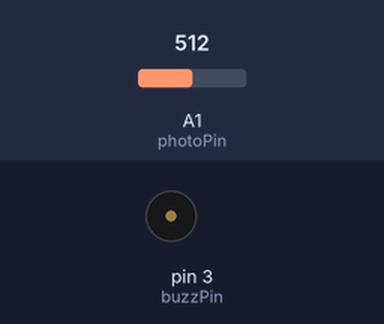
A sketch run on a simulated Arduino Uno, built with avr-gcc and run on an emulated ATmega328P. On the bench: buzzer (waves = sounding). The inputs (shaded band) are chosen by the test bench; at power-on: A1 (photoPin) = 512. What the sketch prints to the serial monitor is not drawn.

Above: at 0.01 s.
At 1.2 s:
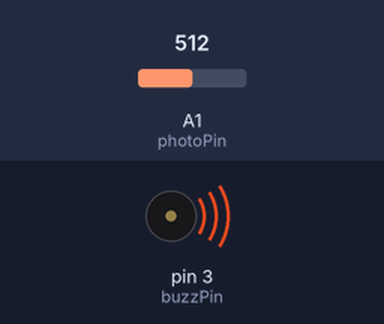
1.3 s: A1 (photoPin) set to 1023
At 2.1 s:
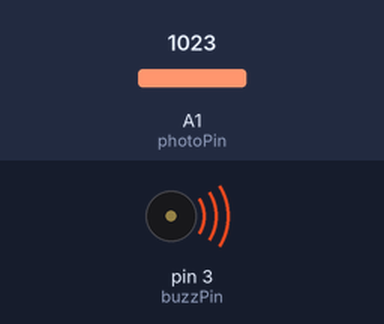
Timing chart, 0 to 4.3 s (numbered marks = the images above; inputs shaded):
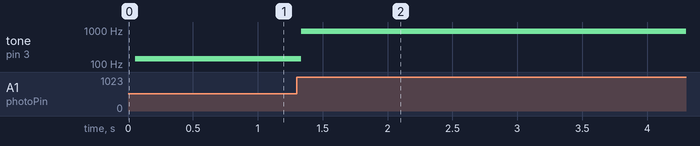

Measured:
- after the input at 1.3 s, tone on pin 3 (buzzPin): 145 Hz → 907 Hz at once

The sketch:

photoBuzz.ino.ino
```cpp
int photoPin = A1;
int photoVal;
float volt;
int buzzPin = 3;
float buzzT1 = 6000.;
float buzzT2 = 60.;
float tune;


void setup() {
  // put your setup code here, to run once:
  pinMode(photoPin,INPUT);
  pinMode(buzzPin,OUTPUT);
  Serial.begin(115200);

}

void loop() {
  // put your main code here, to run repeatedly:
  photoVal = analogRead(photoPin);
  tune = (buzzT2-buzzT1)/1023.*photoVal + buzzT1;
  digitalWrite(buzzPin,HIGH);
  delayMicroseconds(tune);
  digitalWrite(buzzPin,LOW);
  delayMicroseconds(tune);

  Serial.print(photoVal);
  Serial.print("  ");
  Serial.println(tune);

}
```
